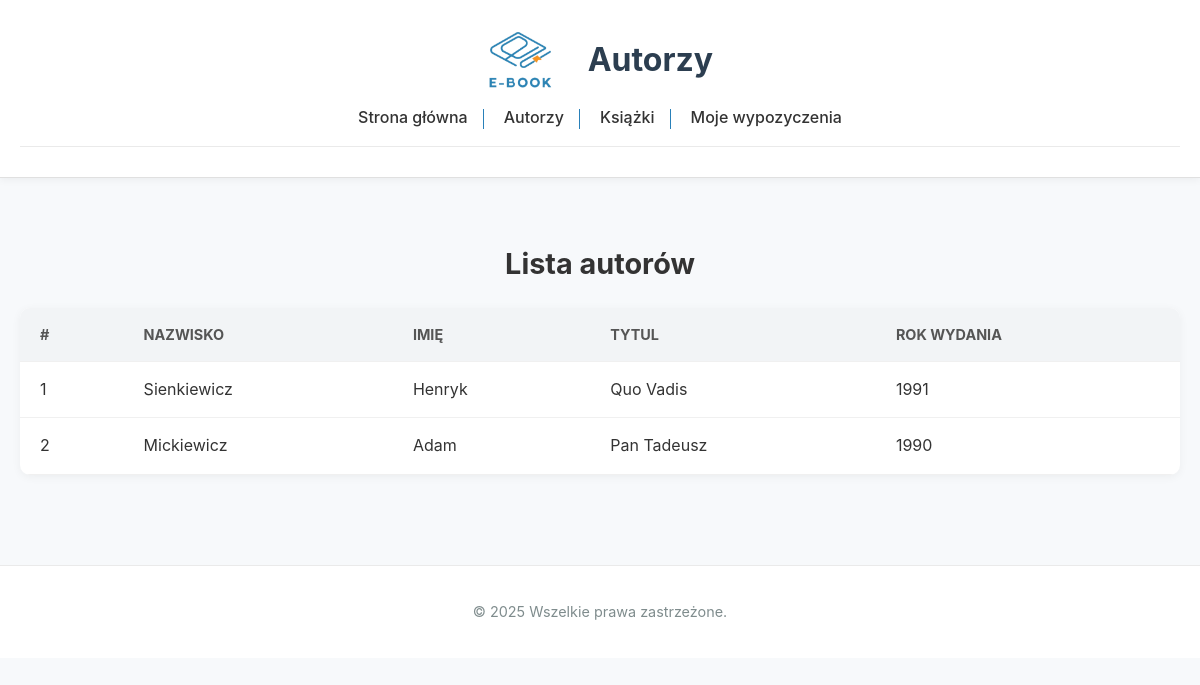
The app's page /User/autorzy.php with its own data.
### tables this page shows
CREATE TABLE ksiazka (
    id INT AUTO_INCREMENT PRIMARY KEY,
    tytul VARCHAR(200) NOT NULL,
    autor_id INT,
    wydawca_id INT,
    rok_wydania YEAR,
    tematyka_id INT,
    FOREIGN KEY (autor_id) REFERENCES autor(id),
    FOREIGN KEY (wydawca_id) REFERENCES wydawca(id),
    FOREIGN KEY (tematyka_id) REFERENCES tematyka(id)
);

CREATE TABLE autor (
    id INT AUTO_INCREMENT PRIMARY KEY,
    nazwisko VARCHAR(100) NOT NULL,
    imie VARCHAR(100) NOT NULL
);

### User/autorzy.php (the view, shortened to what this page needs)
<?php include '../Main/baza.php'; ?>
<!DOCTYPE html>
<html lang="pl">
<head>
    <link rel="stylesheet" href="../Main/style.css">
</head>
<body>
    <header>
        <div class="header-container">
        <img src="../logo.png" alt="Logo" class="logo">
        <h1>Autorzy</h1>
        </div>
        <?php include 'navigation.php'; ?>
    </header>
    <main>
        <h2>Lista autorów</h2>
        <table>
            <thead>
                <tr>
                    <th>#</th>
                    <th>Nazwisko</th>
                    <th>Imię</th>
                    <th>Tytul</th>
                    <th>Rok wydania</th>
                </tr>
            </thead>
            <tbody>
                <?php
                $query = "
                    SELECT ksiazka.id, autor.nazwisko, autor.imie,
                    COALESCE(ksiazka.tytul, 'Brak książki') AS tytul,
                    COALESCE(CAST(ksiazka.rok_wydania AS CHAR), '-') AS rok_wydania
                    FROM autor
                    LEFT JOIN ksiazka ON autor.id = ksiazka.autor_id
                    ORDER BY ksiazka.id ASC
                ";
                $result = $conn->query($query);
                if ($result->num_rows > 0) {
                    while ($row = $result->fetch_assoc()) {
                        echo "<tr>
                                <td>" . htmlspecialchars($row['id']) . "</td>
                                <td>" . htmlspecialchars($row['nazwisko']) . "</td>
                                <td>" . htmlspecialchars($row['imie']) . "</td>
                                <td>" . ($row['tytul'] ? htmlspecialchars($row['tytul']) : "Brak książki") . "</td>
                                <td>" . ($row['rok_wydania'] ? htmlspecialchars($row['rok_wydania']) : "-") . "</td>
                            </tr>";
                    }
                } else {
                    echo "<tr><td colspan='5'>Немає записів</td></tr>";
                }
                ?>
            </tbody>
        </table>
    </main>
    <footer>
        <p>© 2025 Wszelkie prawa zastrzeżone.</p>
    </footer>
</body>
</html>

### Main/style.css (style rules this page uses)
* { box-sizing: border-box; }
body { font-family: 'Inter', 'Open Sans', 'Poppins', sans-serif; margin: 0; padding: 0; background-color: #f7f9fb; color: #333; line-height: 1.6; }
header { background-color: #ffffff; padding: 30px 20px; text-align: center; box-shadow: 0 2px 8px rgba(0, 0, 0, 0.05); border-bottom: 1px solid #e0e0e0; }
main h2 { text-align: center; font-size: 1.8rem; margin-bottom: 20px; }
header h1 { margin: 0; font-size: 2rem; color: #2c3e50; }
.header-container { display: flex; justify-content: center; align-items: center; gap: 20px; padding: 0 20px; }
.logo { height: 60px; margin-right: 15px; }
main { padding: 40px 20px; max-width: 1200px; margin: auto; }
table { width: 100%; border-collapse: collapse; background-color: #fff; border-radius: 10px; overflow: hidden; box-shadow: 0 2px 10px rgba(0, 0, 0, 0.05); }
table th, table td { padding: 15px 20px; border-bottom: 1px solid #f0f0f0; text-align: left; }
table th { background-color: #f2f4f6; color: #555; font-size: 0.9rem; text-transform: uppercase; }
footer { background-color: #ffffff; color: #7f8c8d; text-align: center; padding: 20px; font-size: 0.9rem; border-top: 1px solid #eaeaea; margin-top: 50px; }

### records on screen
ksiazka: id "1", autor.nazwisko "Sienkiewicz", autor.imie "Henryk", tytul "Quo Vadis", rok_wydania "1991"
ksiazka: id "2", autor.nazwisko "Mickiewicz", autor.imie "Adam", tytul "Pan Tadeusz", rok_wydania "1990"
